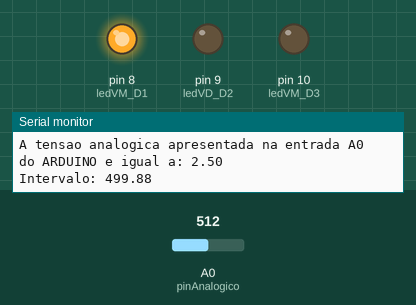
Bench run of a sketch on a simulated Arduino Uno, built with avr-gcc and run on an emulated ATmega328P. Shown: output pins drawn as LEDs (lit = HIGH), the last lines printed to the serial monitor. Dashed ring = blinking. The test bench sets the inputs (shaded band); at power-on: A0 (pinAnalogico) = 512.

Above: at 1.2 s.
1.3 s: A0 (pinAnalogico) set to 306
At 1.45 s:
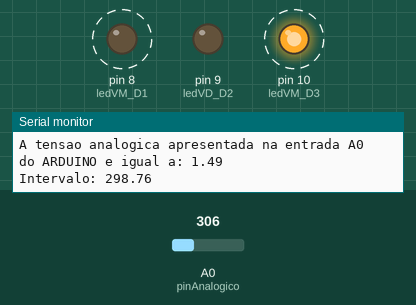
4.3 s: A0 (pinAnalogico) set to 122
At 4.71 s:
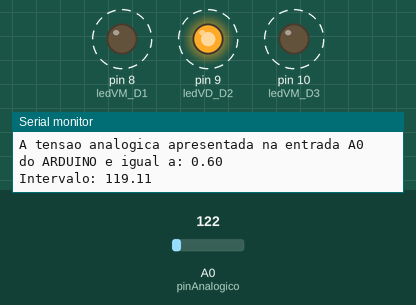
7.3 s: A0 (pinAnalogico) set to 1023
At 9.0 s:
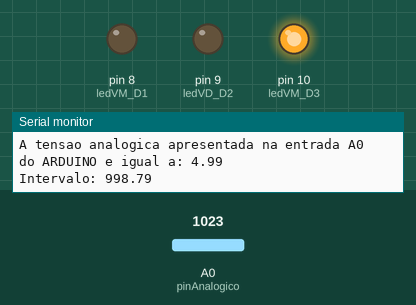
Timing chart, 0 to 16.3 s (numbered marks = the images above; inputs shaded):
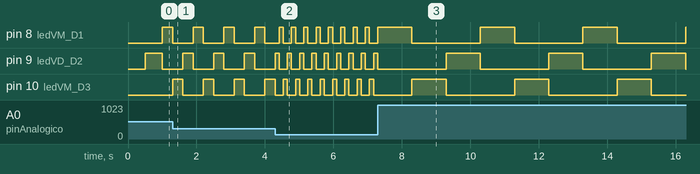

Measured:
- after the input at 1.3 s, pin 8 (ledVM_D1), pin 10 (ledVM_D3): alternates HIGH for 0.30 s and LOW for 0.60 s, starting at once; pin 9 (ledVD_D2): alternates HIGH for 0.30 s and LOW for 0.60 s, starting after 0.30 s
- after the input at 4.3 s, pin 8 (ledVM_D1), pin 9 (ledVD_D2): alternates HIGH for 0.12 s and LOW for 0.24 s, starting after 0.11 s; pin 10 (ledVM_D3): alternates HIGH for 0.12 s and LOW for 0.24 s, starting after 0.23 s
- after the input at 7.3 s, pin 8 (ledVM_D1), pin 10 (ledVM_D3): alternates HIGH for 1.0 s and LOW for 2.0 s, starting after 0.99 s; pin 9 (ledVD_D2): alternates HIGH for 1.0 s and LOW for 2.0 s, starting after 2.0 s

The sketch:

SequencialMillisAnalogRead_V2.ino
```cpp
//definição dos pinos
#define pinAnalogico    A0
#define ledVM_D3        10
#define ledVD_D2        9
#define ledVM_D1        8
int ledAtual = 10; // Pino do LED que está ON
// Variáveis de controle da função millis()
const int intervalo =   200;
int tempo_atual =       0;
int ultimo_tempo =      0;

void setup() {
  //Configuração do regime de trabalho dos pinos e comunicação serial
  pinMode(ledVM_D3, OUTPUT);
  pinMode(ledVD_D2, OUTPUT);
  pinMode(ledVM_D1, OUTPUT);
  Serial.begin(57600); // Inicia porta serial
}

void exibeTensao(float tensao, int intervalo) {
  //Função para exibição da tensão no monitor serial
  Serial.print("A tensao analogica apresentada na entrada A0 do ARDUINO e igual a: ");
  Serial.println(tensao);
  Serial.print("Intervalo: ");
  Serial.println(intervalo * tensao);
}

float lerTensao() {
  //Função para leitura e conversão dos valores de tensão
  int valorSensor = analogRead(pinAnalogico);
  //int  tensao_int = map(valorSensor,0,1023,0,500); // SOMENTE UNO
  float tensao = valorSensor * (3.3 / 676); // SOMENTE UNO
  //int  tensao_int = map(valorSensor, 0, 676, 0, 330); // SOMENTE DUE
  // float tensao = tensao_int / 100.0; //SOMENTE DUE
  return tensao;
}

void ligaLED() {
  //Função para ativação sequencial dos LED's
  switch (ledAtual) { //Verifica qual LED está ligado no momento
    case (10): {
        // Liga LED do pin 9 (ledVD_D2)
        digitalWrite(ledVM_D1, 0);
        digitalWrite(ledVD_D2, 1);
        digitalWrite(ledVM_D3, 0);
        ledAtual = 9;
        break;
      }
    case (9): {
        // Liga LED do pin 8 (ledVM_D1)
        digitalWrite(ledVM_D1, 1);
        digitalWrite(ledVD_D2, 0);
        digitalWrite(ledVM_D3, 0);
        ledAtual = 8;
        break;
      }
    case (8): {
        // Liga LED do pin 10 (ledVM_D3)
        digitalWrite(ledVM_D1, 0);
        digitalWrite(ledVD_D2, 0);
        digitalWrite(ledVM_D3, 1);
        ledAtual = 10;
        break;
      }
    default: {
        // Desliga todos LED's
        digitalWrite(ledVM_D1, 0);
        digitalWrite(ledVD_D2, 0);
        digitalWrite(ledVM_D3, 0);
        ledAtual = 10;
      }
  }
}

void loop() {
  tempo_atual = millis();       // Tempo desde o inicio do funcionamento (ms)
  float tensao = lerTensao();   // Armazena valor de tensão lido na porta analog.
  // Verifica se o tempo de intervalo estourou
  if ((tempo_atual - ultimo_tempo) > (intervalo * tensao)) {
    ultimo_tempo = tempo_atual;
    exibeTensao(tensao, intervalo); // Exibe mensagem no serial monitor
    ligaLED();                      // Liga o LED
  }
}
```
